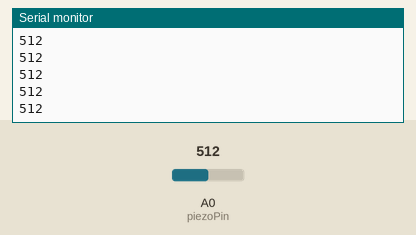
Simulated run of this sketch. Board: Arduino Uno, built with avr-gcc and run on an emulated ATmega328P. Shown: the last lines printed to the serial monitor. The inputs (shaded band) are chosen by the test bench; at power-on: A0 (piezoPin) = 512.

Above: at 1.2 s.
1.3 s: A0 (piezoPin) set to 716
At 1.9 s:
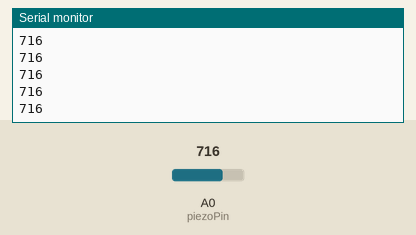
2.8 s: A0 (piezoPin) set to 900
At 3.5 s:
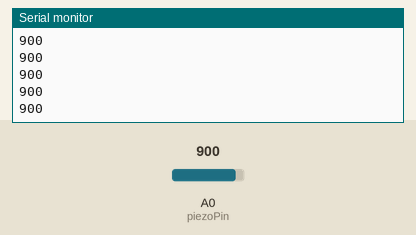
Timing chart, 0 to 5.8 s (numbered marks = the images above; inputs shaded):
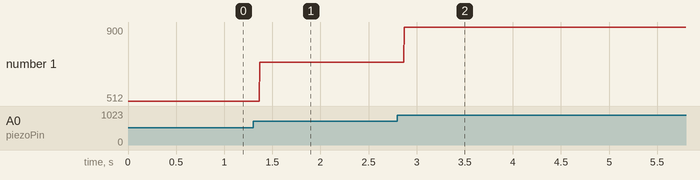

The sketch:

AnalogRead.ino
```cpp
const int piezoPin = A0; // Analog pin connected to the piezo sensor
int reading = 0;

void setup() {
  Serial.begin(9600);
}
void loop() {
    reading = analogRead(piezoPin);
    Serial.println(reading);
}
```

Measured:
- after the input at 1.3 s, the serial monitor: prints a new line after 0.07 s (image 1)
- after the input at 2.8 s, the serial monitor: prints a new line after 0.07 s (image 2)
- plotted number 1: 512 → 716 after the input at 1.3 s, 716 → 900 after the input at 2.8 s
